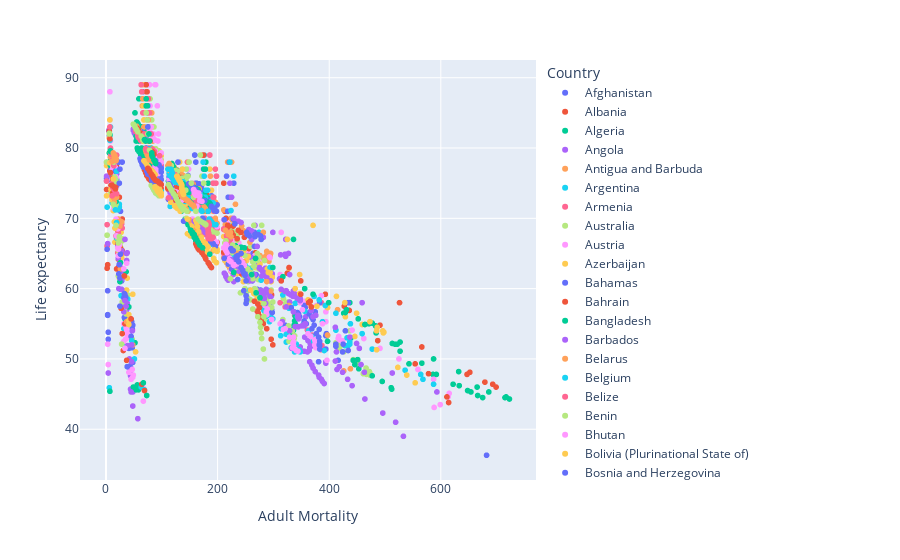

Source (notebook cell):
### Markdown cell above
We can hold on with linear regression for a second since we immediately see something interesting!
There are at least two _paths_.

### Code cell
px.scatter(df, x='Adult Mortality', y='Life expectancy', color='Country')
